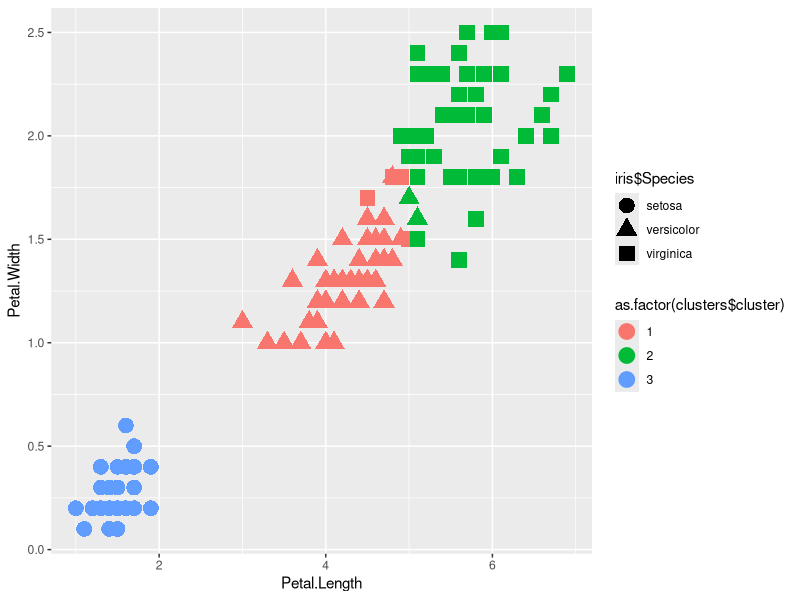
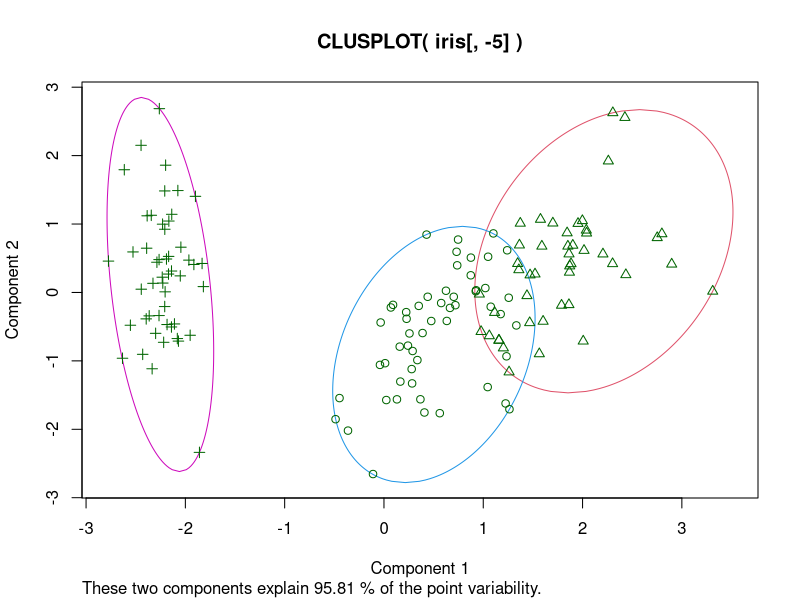
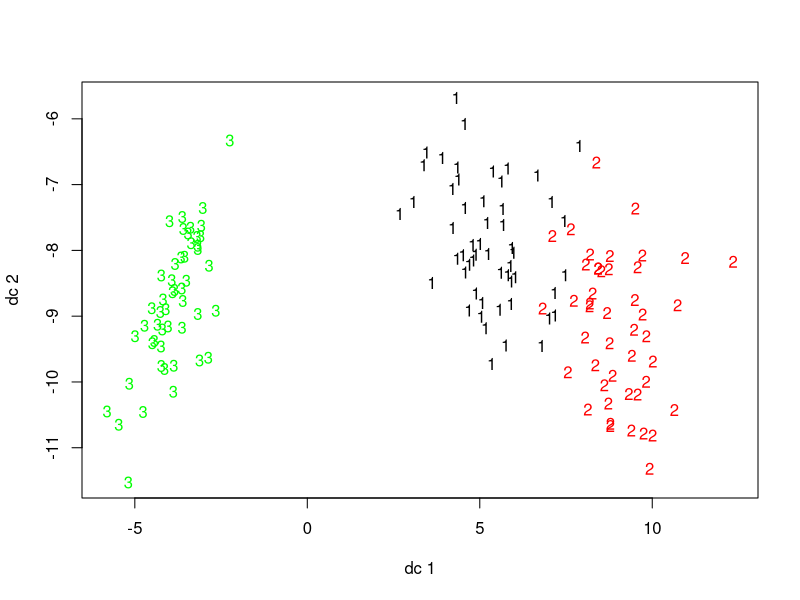
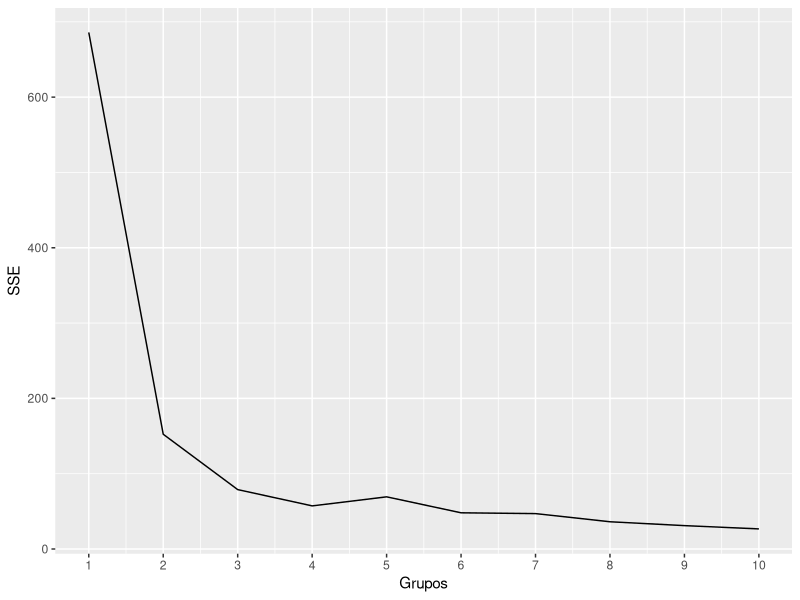
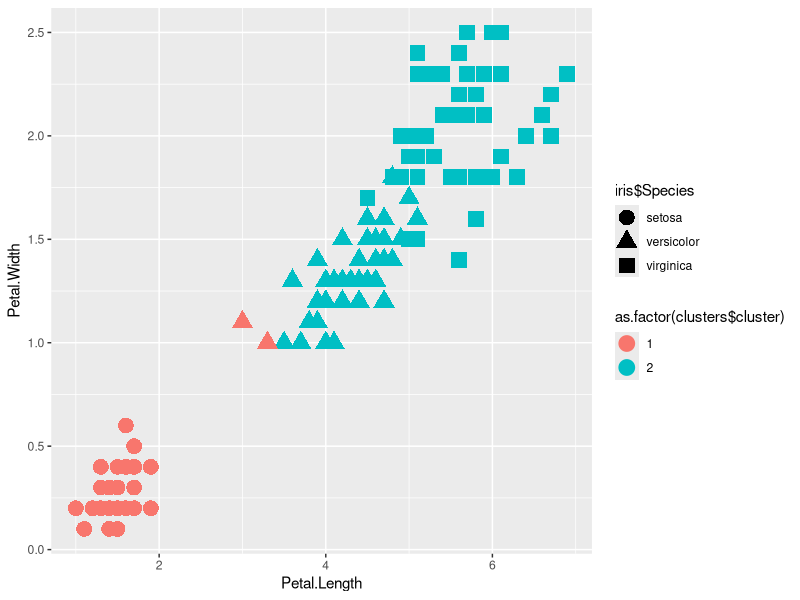
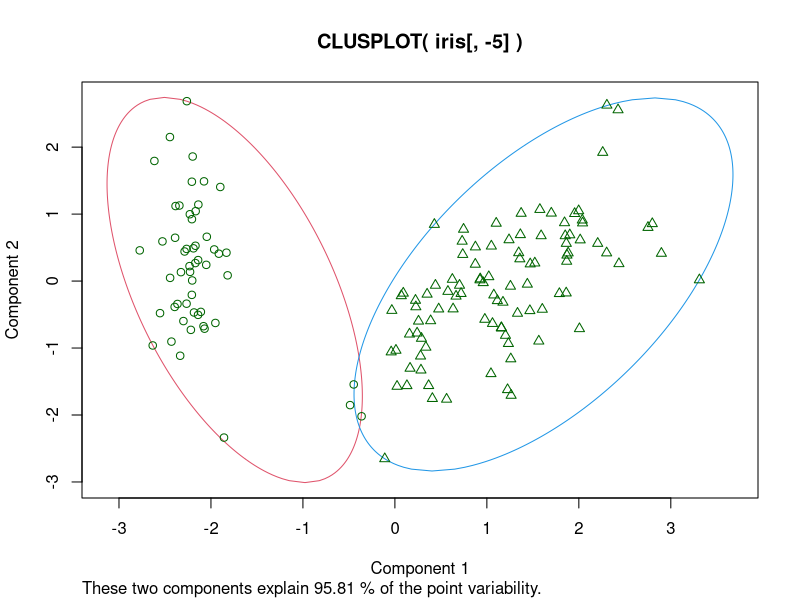
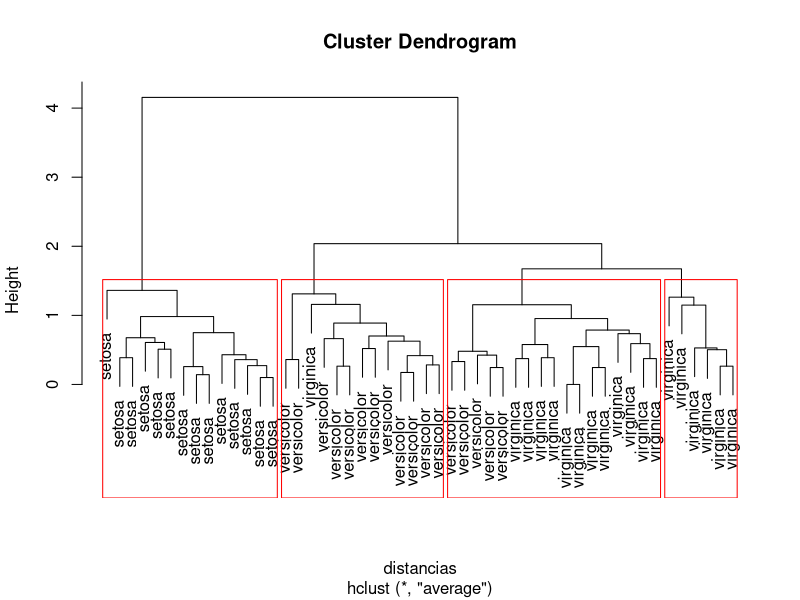
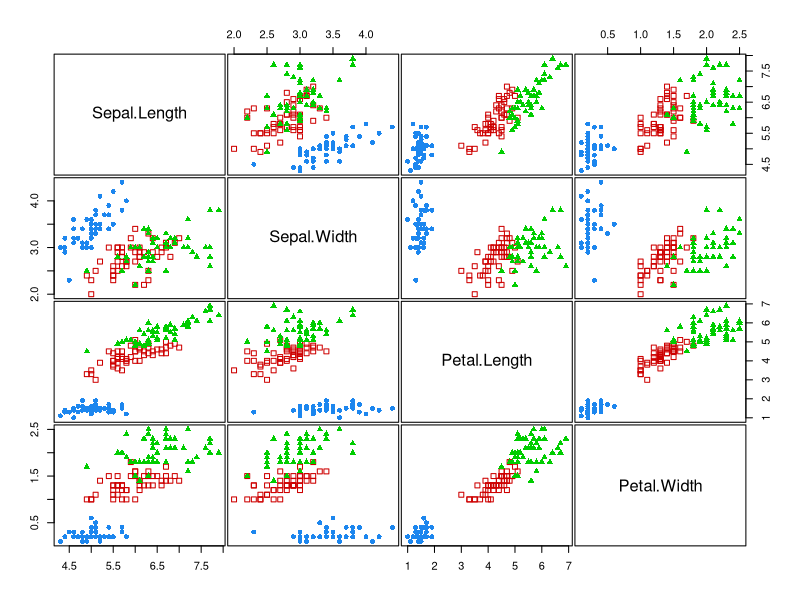

R code for these plots, in order:
# -----------------------------------------------------------------
# Clustering (agrupamiento de datos)
# -----------------------------------------------------------------
library(cluster)
library(fpc)
library(stats)
library(ggplot2)

# Agrupamiento con el algoritmo k-means de iris, usando dos de sus atributos y estableciendo el número de grupos
set.seed(4242)
clusters <- kmeans(iris[, c("Petal.Length", "Petal.Width")], 3)
clusters

table(iris$Species, clusters$cluster)  # Examinamos la clase de las muestras contenidas en cada cluster

# Visualización gráfica de los clusters
ggplot(iris, aes(Petal.Length, Petal.Width)) + geom_point(aes(color = as.factor(clusters$cluster), shape = iris$Species), size = 5)
clusplot(iris[, -5], clusters$cluster, color = TRUE, lines = 0)   # Paquete cluster
plotcluster(iris[, -5], clusters$cluster)                         # Paquete fpc

# Estimación del número de grupos a usar
datos <- iris[, -5]
SSE <- rbind(data.frame(Grupos = 1, SSE = nrow(datos) * sum(apply(datos, 2, var))), 
             data.frame(Grupos = 2:10, SSE = unlist(lapply(2:10, function(ngrupos) sum(kmeans(datos, ngrupos)$withinss)))))
ggplot(SSE, aes(Grupos, SSE)) + geom_line() + scale_x_continuous(breaks = 1:10)

# La función pamk sugiere en el miembro nc el número óptimo de clusters a usar
clusters <- kmeans(datos, pamk(datos)$nc)
ggplot(iris, aes(Petal.Length, Petal.Width)) + geom_point(aes(color = as.factor(clusters$cluster), shape = iris$Species), size = 5)
clusplot(iris[, -5], clusters$cluster, color = TRUE, lines = 0)   

# ---- Agrupamiento jerárquico  ------

# Parte de las muestras de iris
datos <- iris[sample(nrow(iris), 50), ]

distancias <- dist(datos[, -5]) # Calculamos las distancias entre muestras
clusters <- hclust(distancias, method = "average")  # y Generamos la jerarquía de clusters

# Visualización del dendograma
plot(clusters, labels = datos$Species)

# Análisis de un posible corte con N grupos
rect.hclust(clusters, k = 4, border = "red")

# Comparar dos soluciones obteniendo estadísticas sobre la mejor
cluster.stats(distancias, cutree(clusters, 4), cutree(clusters, 5))

# ---- Agrupamiento basado en modelo ----
library(mclust)

clPairs(iris[, -5], iris$Species)  # Análisis previo de grupos respecto a la clase

modelo <- Mclust(iris[,-5]) # Generación del modelo de acuerdo a parámetros BIC
summary(modelo)
table(modelo$classification, iris$Species)  # Muestras por clase en cada cluster
plot(modelo, what = "classification")

# Modelo mediante análisis discriminante
modelo <- MclustDA(iris[, -5], iris$Species, modelType = "EDDA")
summary(modelo)
plot(modelo, what = "scatterplot")

# Comprobación del error cometido
unlist(cvMclustDA(modelo, nfold = 10)[2:3])
